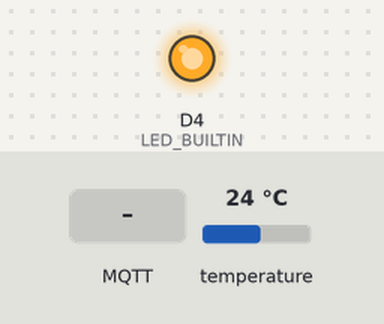
The program below on a simulated ESP8266 (NodeMCU). Parts: output pins drawn as LEDs (lit = HIGH, except the on-board LED, lit = LOW). Inputs (shaded band) come from the test bench; at power-on: temperature 24 °C. WiFi joins after 1.5 s; servers stay silent unless stated; storage starts empty; no MQTT or app messages arrive unless stated; what the program prints to the serial monitor is not drawn.

Above: at 2.7 s.
2.8 s: MQTT message "0" arrives on the first subscribed topic
At 5.7 s:
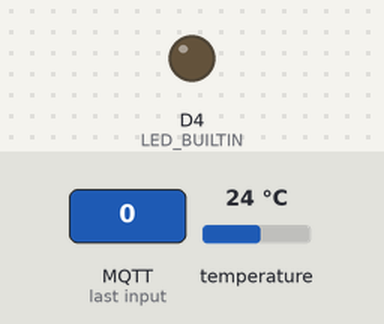
6.0 s: MQTT message "1" arrives on the first subscribed topic
At 7.2 s:
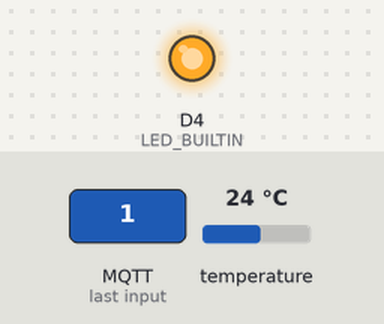
7.5 s: MQTT message "2" arrives on the first subscribed topic
At 8.5 s:
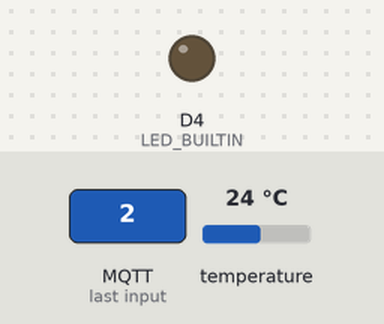
Timing chart, 0 to 10.5 s (numbered marks = the images above; inputs shaded):
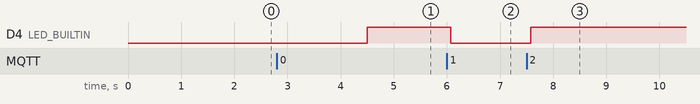

Measured:
- after the input at 2.8 s, D4 (LED_BUILTIN): LOW → HIGH after 1.7 s
- after the input at 6.0 s, D4 (LED_BUILTIN): HIGH → LOW after 0.08 s
- after the input at 7.5 s, D4 (LED_BUILTIN): LOW → HIGH after 0.08 s

The program:

main.cpp
```cpp
#include <FS.h>                   //this needs to be first, or it all crashes and burns...

#include <ESP8266WiFi.h>          //https://github.com/esp8266/Arduino

//needed for library
#include <DNSServer.h>
#include <ESP8266WebServer.h>
#include <WiFiManager.h>          //https://github.com/tzapu/WiFiManager

#include <ArduinoJson.h>          //https://github.com/bblanchon/ArduinoJson

#include <OneWire.h>
#include <DallasTemperature.h>
#include "Timer.h"


#include <PubSubClient.h>

// Update these with values suitable for your network.

//const char* ssid = "........";
//const char* password = "........";
//const char* mqtt_server_ = "35.193.120.231";

WiFiClient espClient;
PubSubClient client(espClient);
long lastMsg = 0;
char msg[50];
int value = 0;
uint32 ContaLoop = 0;

Timer t;


// Data wire is plugged into port 1 on the Arduino
#define ONE_WIRE_BUS D1

// Setup a oneWire instance to communicate with any OneWire devices (not just Maxim/Dallas temperature ICs)
OneWire oneWire(ONE_WIRE_BUS);

// Pass our oneWire reference to Dallas Temperature.
DallasTemperature sensors(&oneWire);


//define your default values here, if there are different values in config.json, they are overwritten.
char mqtt_server[40];
char mqtt_port[6] = "1883";
//char blynk_token[34] = "YOUR_BLYNK_TOKEN";

//flag for saving data
bool shouldSaveConfig = false;

void takeReading(void);
void callback(char* topic, byte* payload, unsigned int length);
void reconnect(void);


//callback notifying us of the need to save config
void saveConfigCallback () {
  Serial.println("Should save config");
  shouldSaveConfig = true;
}


void setup() {

  //strcpy_P(mqtt_server,mqtt_server_);
  // put your setup code here, to run once:
  Serial.begin(9600);
  Serial.println();

  pinMode(LED_BUILTIN, OUTPUT);

  //clean FS, for testing
  //SPIFFS.format();

  //read configuration from FS json
  Serial.println("mounting FS...");

  if (SPIFFS.begin()) {
    Serial.println("mounted file system");
    if (SPIFFS.exists("/config.json")) {
      //file exists, reading and loading
      Serial.println("reading config file");
      File configFile = SPIFFS.open("/config.json", "r");
      if (configFile) {
        Serial.println("opened config file");
        size_t size = configFile.size();
        // Allocate a buffer to store contents of the file.
        std::unique_ptr<char[]> buf(new char[size]);

        configFile.readBytes(buf.get(), size);
        DynamicJsonBuffer jsonBuffer;
        JsonObject& json = jsonBuffer.parseObject(buf.get());
        json.printTo(Serial);
        if (json.success()) {
          Serial.println("\nparsed json");

          strcpy(mqtt_server, json["mqtt_server"]);
          strcpy(mqtt_port, json["mqtt_port"]);
          //strcpy(blynk_token, json["blynk_token"]);

        } else {
          Serial.println("failed to load json config");
        }
      }
    }
  } else {
    Serial.println("failed to mount FS");
  }
  //end read


  // The extra parameters to be configured (can be either global or just in the setup)
  // After connecting, parameter.getValue() will get you the configured value
  // id/name placeholder/prompt default length
  WiFiManagerParameter custom_mqtt_server("server", "mqtt server", mqtt_server, 40);
  WiFiManagerParameter custom_mqtt_port("port", "mqtt port", mqtt_port, 5);
  //WiFiManagerParameter custom_blynk_token("blynk", "Usuário AquaConnect", blynk_token, 32);

  //WiFiManager
  //Local intialization. Once its business is done, there is no need to keep it around
  WiFiManager wifiManager;

  //set config save notify callback
  wifiManager.setSaveConfigCallback(saveConfigCallback);

  //set static ip
  //wifiManager.setSTAStaticIPConfig(IPAddress(10,0,1,99), IPAddress(10,0,1,1), IPAddress(255,255,255,0));

  //add all your parameters here
  wifiManager.addParameter(&custom_mqtt_server);
  //wifiManager.addParameter(&custom_mqtt_port);
  //wifiManager.addParameter(&custom_blynk_token);

  //reset settings - for testing
  //wifiManager.resetSettings();

  //set minimu quality of signal so it ignores AP's under that quality
  //defaults to 8%
  //wifiManager.setMinimumSignalQuality();

  //sets timeout until configuration portal gets turned off
  //useful to make it all retry or go to sleep
  //in seconds
  //wifiManager.setTimeout(120);

  //fetches ssid and pass and tries to connect
  //if it does not connect it starts an access point with the specified name
  //here  "AutoConnectAP"
  //and goes into a blocking loop awaiting configuration
  if (!wifiManager.autoConnect("AquaConnectAP")) {
    Serial.println("failed to connect and hit timeout");
    delay(3000);
    //reset and try again, or maybe put it to deep sleep
    ESP.reset();
    delay(5000);
  }
  //if you get here you have connected to the WiFi
  Serial.println("connected...yeey :)");

  //read updated parameters
  strcpy(mqtt_server, custom_mqtt_server.getValue());
  strcpy(mqtt_port, custom_mqtt_port.getValue());
  //strcpy(blynk_token, custom_blynk_token.getValue());

  //save the custom parameters to FS
  if (shouldSaveConfig) {
    Serial.println("saving config");
    DynamicJsonBuffer jsonBuffer;
    JsonObject& json = jsonBuffer.createObject();
    json["mqtt_server"] = mqtt_server;
    json["mqtt_port"] = mqtt_port;
    //json["blynk_token"] = blynk_token;

    File configFile = SPIFFS.open("/config.json", "w");
    if (!configFile) {
      Serial.println("failed to open config file for writing");
    }

    json.printTo(Serial);
    json.printTo(configFile);
    configFile.close();
    //end save
  }

  Serial.println("local ip");
  Serial.println(WiFi.localIP());

  sensors.begin();
  //t.every(1000, takeReading);
  Serial.println("MQTT:");
  Serial.println(mqtt_server);
  client.setServer(mqtt_server, 1883);
  client.setCallback(callback);
}

void loop() {
  ContaLoop++;

  t.update();
  client.loop();

  if(ContaLoop % 30 == 0){
    if (!client.connected()) {
      Serial.println("Reconectando...");
      reconnect();
    }
    client.loop();
    takeReading();
  }
  delay(100);


}

void takeReading()
{
  // put your main code here, to run repeatedly:
  // call sensors.requestTemperatures() to issue a global temperature
  // request to all devices on the bus
  Serial.print("Requesting temperatures...");
  sensors.requestTemperatures(); // Send the command to get temperatures
  Serial.println("DONE");
  // After we got the temperatures, we can print them here.
  // We use the function ByIndex, and as an example get the temperature from the first sensor only.
  Serial.print("Temperature for the device 1 (index 0) is: ");
  Serial.println(sensors.getTempCByIndex(0));

  value = sensors.getTempCByIndex(0);
  snprintf (msg, 75, "%ld", value);
  Serial.print("Publish message: ");
  Serial.println(msg);
  client.publish("temp", msg);

}


void callback(char* topic, byte* payload, unsigned int length) {
  Serial.print("Message arrived [");
  Serial.print(topic);
  Serial.print("] ");
  for (int i = 0; i < length; i++) {
    Serial.print((char)payload[i]);
  }
  Serial.println();

  // Switch on the LED if an 1 was received as first character
  if ((char)payload[0] == '1') {
    digitalWrite(BUILTIN_LED, LOW);   // Turn the LED on (Note that LOW is the voltage level
    // but actually the LED is on; this is because
    // it is acive low on the ESP-01)
  } else {
    digitalWrite(BUILTIN_LED, HIGH);  // Turn the LED off by making the voltage HIGH
  }

}

void reconnect() {
  // Loop until we're reconnected
  while (!client.connected()) {
    Serial.print("Attempting MQTT connection...");
    // Attempt to connect
    if (client.connect("ESP8266Client")) {
      Serial.println("connected");
      // Once connected, publish an announcement...
      client.publish("outTopic", "hello world");
      // ... and resubscribe
      client.subscribe("inTopic");
    } else {
      Serial.print("failed, rc=");
      Serial.print(client.state());
      Serial.println(" try again in 5 seconds");
      // Wait 5 seconds before retrying
      delay(5000);
    }
  }
}
```
